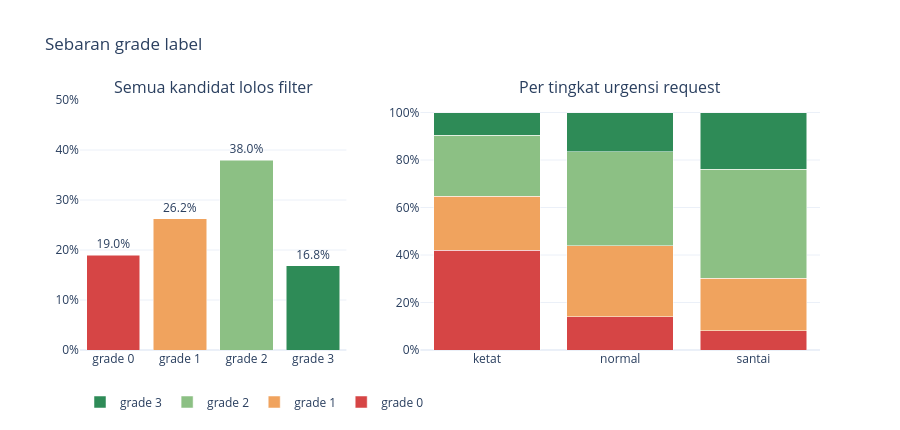

Write notebook code for a chart like this one.
### Markdown cell above
## 5. Sebaran Grade Label dan Kandidat yang Gugur Filter

Grade 0 sampai 3 di `_labels.csv` hanya ada untuk kandidat yang lolos filter keras. Grade dihitung dari simulasi hasil pesanan (lihat `ml/README.md` bagian 13), bukan dari fitur.

### Code cell
lab = labels.merge(meta[["request_id", "urgency", "split", "is_training_group"]], on="request_id")
lab = lab.merge(requests[["id", "priority"]], left_on="request_id", right_on="id")

grade_overall = lab["grade"].value_counts(normalize=True).sort_index()
grade_by_urgency = pd.crosstab(lab["urgency"], lab["grade"], normalize="index").reindex(["ketat", "normal", "santai"])

fig = make_subplots(rows=1, cols=2, subplot_titles=("Semua kandidat lolos filter", "Per tingkat urgensi request"),
                    column_widths=[0.4, 0.6])
grade_colors = {0: "#d64545", 1: "#f0a35e", 2: "#8cc084", 3: "#2e8b57"}
fig.add_bar(x=[f"grade {g}" for g in grade_overall.index], y=grade_overall.values,
            marker_color=[grade_colors[g] for g in grade_overall.index],
            text=[f"{v:.1%}" for v in grade_overall.values], textposition="outside", showlegend=False, row=1, col=1)
for g in grade_by_urgency.columns:
    fig.add_bar(x=grade_by_urgency.index, y=grade_by_urgency[g], name=f"grade {g}", marker_color=grade_colors[g],
                row=1, col=2)
fig.update_layout(barmode="stack", title="Sebaran grade label", height=430, legend=dict(orientation="h", y=-0.15))
fig.update_yaxes(tickformat=".0%", row=1, col=1, range=[0, 0.5])
fig.update_yaxes(tickformat=".0%", row=1, col=2)
fig.show()

print("proporsi grade per urgensi")
grade_by_urgency.round(3)

### Figure 1 — Plotly figure (JSON) as saved in the notebook; plotly's stock layout.template omitted (floating-point values rounded to 4 significant figures)
{"data": [{"marker": {"color": ["#d64545", "#f0a35e", "#8cc084", "#2e8b57"]}, "showlegend": false, "text": ["19.0%", "26.2%", "38.0%", "16.8%"], "textposition": "outside", "type": "bar", "x": ["grade 0", "grade 1", "grade 2", "grade 3"], "xaxis": "x", "y": [0.19, 0.2621, 0.3796, 0.1683], "yaxis": "y"}, {"marker": {"color": "#d64545"}, "name": "grade 0", "type": "bar", "x": ["ketat", "normal", "santai"], "xaxis": "x2", "y": [0.4191, 0.1406, 0.08176], "yaxis": "y2"}, {"marker": {"color": "#f0a35e"}, "name": "grade 1", "type": "bar", "x": ["ketat", "normal", "santai"], "xaxis": "x2", "y": [0.2278, 0.2991, 0.22], "yaxis": "y2"}, {"marker": {"color": "#8cc084"}, "name": "grade 2", "type": "bar", "x": ["ketat", "normal", "santai"], "xaxis": "x2", "y": [0.2578, 0.3947, 0.4594], "yaxis": "y2"}, {"marker": {"color": "#2e8b57"}, "name": "grade 3", "type": "bar", "x": ["ketat", "normal", "santai"], "xaxis": "x2", "y": [0.09532, 0.1657, 0.2388], "yaxis": "y2"}], "layout": {"annotations": [{"font": {"size": 16}, "showarrow": false, "text": "Semua kandidat lolos filter", "x": 0.18, "xanchor": "center", "xref": "paper", "y": 1.0, "yanchor": "bottom", "yref": "paper"}, {"font": {"size": 16}, "showarrow": false, "text": "Per tingkat urgensi request", "x": 0.73, "xanchor": "center", "xref": "paper", "y": 1.0, "yanchor": "bottom", "yref": "paper"}], "barmode": "stack", "height": 430, "legend": {"orientation": "h", "y": -0.15}, "title": {"text": "Sebaran grade label"}, "xaxis": {"anchor": "y", "domain": [0.0, 0.36]}, "xaxis2": {"anchor": "y2", "domain": [0.46, 1.0]}, "yaxis": {"anchor": "x", "domain": [0.0, 1.0], "range": [0, 0.5], "tickformat": ".0%"}, "yaxis2": {"anchor": "x2", "domain": [0.0, 1.0], "tickformat": ".0%"}}}
